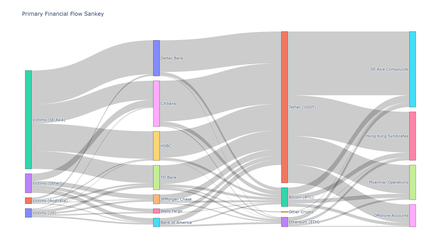
#> input picture primary_financial_flow_sankey.png, 441 x 252 px, shrunk from 2800 x 1600 before the run
$ python combine_flow_diagrams.py
#> lines starting #> are read from the running program, lines starting #| are printed output that depends on the picture
import matplotlib.pyplot as plt
import matplotlib.image as mpimg
from pathlib import Path

def create_composite_dashboard():
    # Define the input image paths
    images = {
        'primary': 'primary_financial_flow_sankey.png',
        'regional': 'regional_flow_sankey.png',
        'crypto': 'crypto_conversion_network.png',
        'temporal': 'temporal_pattern_analysis.png'
    }

    # Create figure with 2x2 grid
    fig, axes = plt.subplots(2, 2, figsize=(20, 20))

    # Load and display each image in its respective position
    for (title, path), ax in zip(images.items(), axes.flat):
        # Read image
        img = mpimg.imread(path)
#> img is the input picture: shape (252, 441, 4) float32; mean R, G, B, A 0.882, 0.882, 0.883, 1

        # Display image
        ax.imshow(img)
        ax.set_title(title.replace('_', ' ').title(), pad=20, fontsize=14)

        # Remove axes
        ax.axis('off')

    # Adjust layout
    plt.tight_layout()

    # Save the composite image
    output_path = 'financial_flow_composite.png'
    plt.savefig(output_path, dpi=300, bbox_inches='tight')
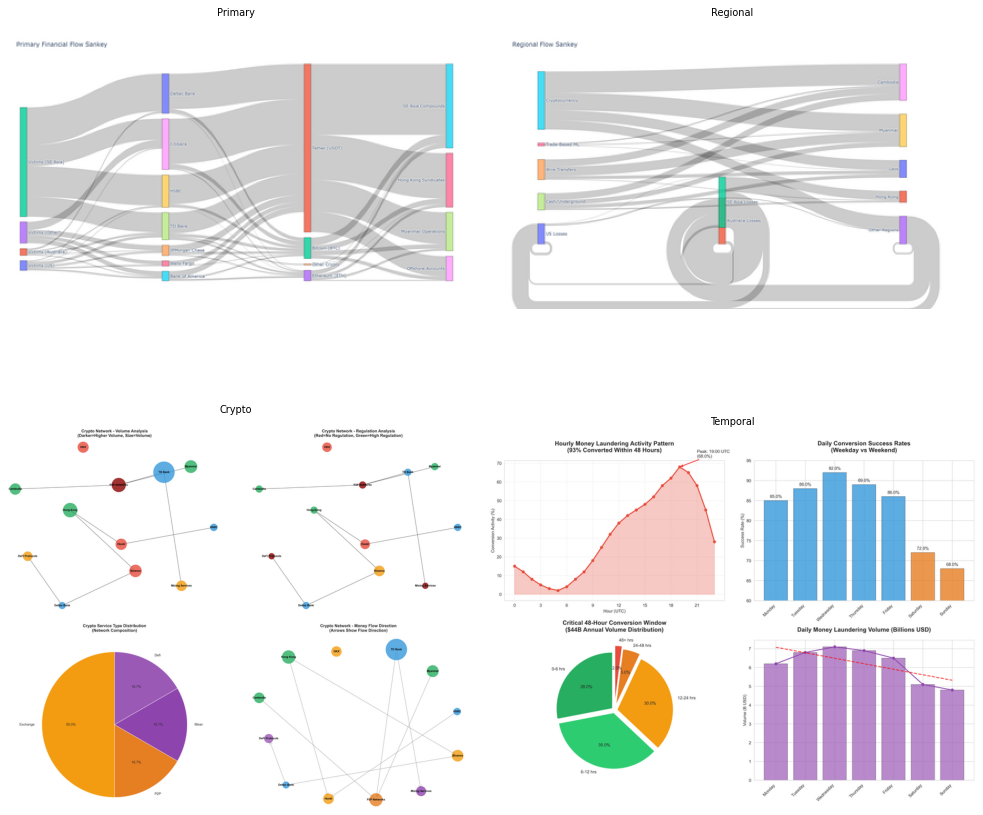
#> figure drawn by matplotlib, 4 panels
    plt.close()

    return output_path

if __name__ == "__main__":
    output_file = create_composite_dashboard()
    print(f"Created composite dashboard: {output_file}")
